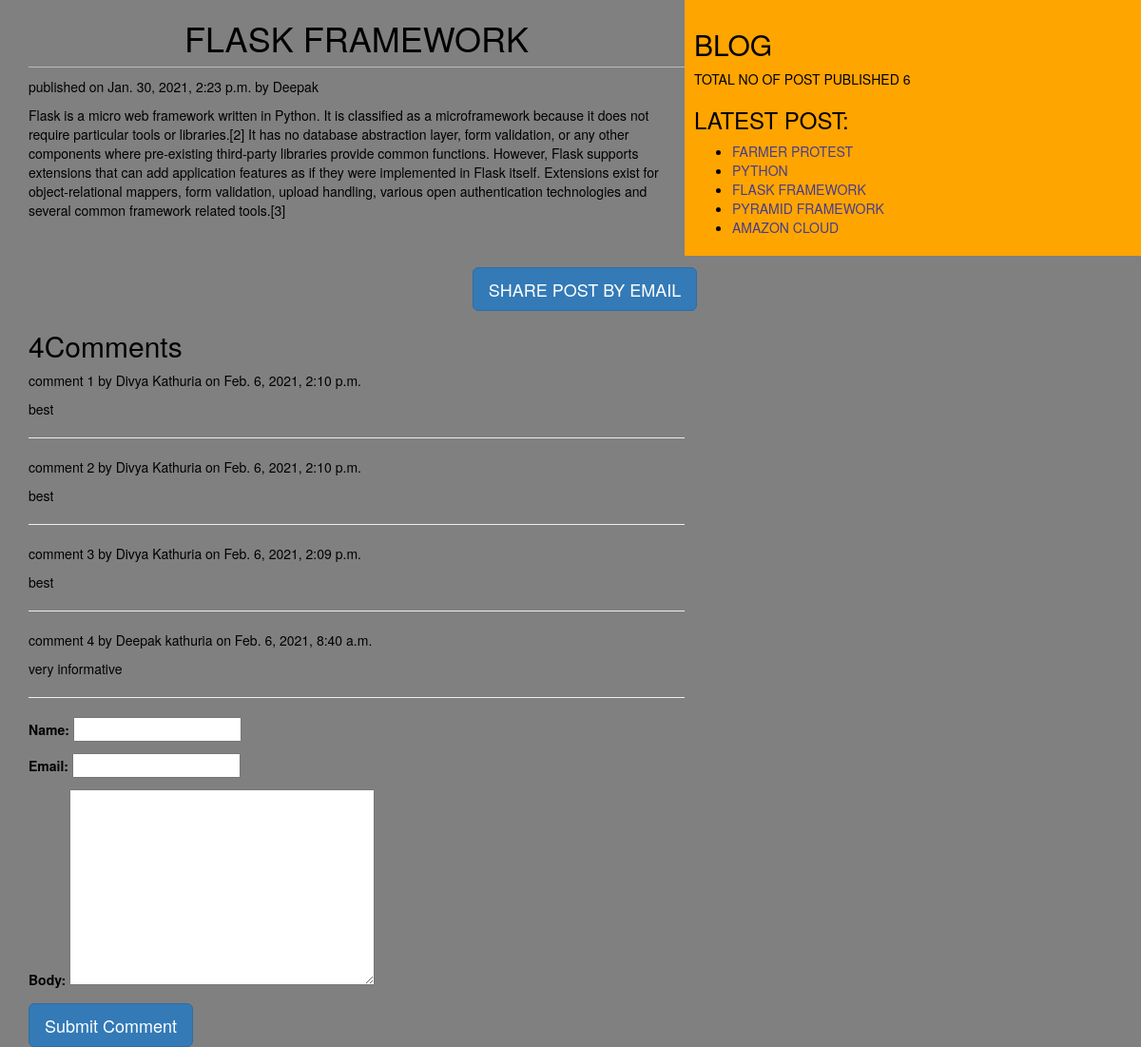
Page /2021/01/30flaskframework/ on the committed database.
### testapp/models.py (models this page shows, shortened)
class Post(models.Model):
    STATUS_CHOICES=(('draft','Draft'),('published','Published'))
    title=models.CharField(max_length=256)
    slug=models.SlugField(max_length=256,unique_for_date='publish')
    author=models.ForeignKey(to=User,related_name='blog_posts',on_delete=models.CASCADE)
    body=models.TextField()
    publish=models.DateTimeField(default=timezone.now)
    created=models.DateTimeField(auto_now_add=True)
    updated=models.DateTimeField(auto_now=True)
    status=models.CharField(max_length=10,choices=STATUS_CHOICES,default='draft')
    objects=CustomManager()
    tags=TaggableManager()
    class Meta:
        ordering=('-publish',)
    def get_absolute_url(self):
        return reverse('post_detail', args=[self.publish.year,
        self.publish.strftime('%m'), self.publish.strftime('%d'), self.slug])

class Comment(models.Model):
    post=models.ForeignKey(Post,related_name='comments')
    name=models.CharField(max_length=232)
    email=models.EmailField()
    body=models.TextField()
    created=models.DateTimeField(auto_now_add=True)
    updated=models.DateTimeField(auto_now=True)
    active=models.BooleanField(default=True)
    class Meta:
        ordering=('-created',)

### testapp/views.py (the view)
def post_detail_view(request,year,month,day,post):
    post=get_object_or_404(Post,slug=post,
                                 status='published',
                                 publish__year=year,
                                 publish__month=month,
                                 publish__day=day)
    comments=post.comments.filter(active=True)
    csubmit=False
    if request.method=='POST':
        form=CommentForm(data=request.POST)
        if form.is_valid():
            new_comment=form.save(commit=False)
            new_comment.post=post
            new_comment.save()
    else:
           form=CommentForm()
    return render(request,'testapp/post_detail.html',{'post':post,'form':form,'comments':comments,'csubmit':csubmit})

### testapp/forms.py
class CommentForm(forms.ModelForm):
    class Meta:
        model=Comment
        fields=('name','email','body')

### testapp/models.py (called while the page is built)
    def get_queryset(self):
        return super().get_queryset().filter(status="published")

### testapp/templatetags/testapp_tags.py (called while the page is built)
@register.simple_tag
def total_posts():
    return Post.objects.count()

@register.inclusion_tag('testapp/latest.html')
def show_latest_posts(count=5):
    latest_posts=Post.objects.order_by('-publish')[:count]
    return {'latest_posts':latest_posts}

### templates/testapp/post_detail.html (shortened to what this page needs)
{%extends 'testapp/base.html'%}
   {% block content %}
      <h1>{{post.title}}</h1>
       <p>published on {{post.publish}} by {{post.author|title}}</p>
       {{post.body|linebreaks}}<br><br>
       <div class="container"align="center">
       <a href="/{{post.id}}/share" class="btn btn-primary btn-lg" >SHARE POST BY EMAIL</a>
       </div>
       {% with comments.count as comments_count %}
       <h2>{{comments_count}}Comment{{comments_count|pluralize}}</h2>
       {% endwith %}
       {% if comments %}
         {% for comment in comments %}
         <p id='ch'>comment {{forloop.counter}} by {{comment.name}} on {{comment.created}}</p>
         <div class="cb">{{comment.body|linebreaks}}</div>
         <hr>
         {% endfor %}
         {% else %}
         <p>NO COMMENTS YET</p>
        {% endif %}
        {% if csubmit %}
          <h2>Your Comment Added SUCCESSFULLY</h2>
        {% else %}
        <form method="post">
          {{form.as_p}}
          <input type="submit" class="btn btn-primary btn-lg", value="Submit Comment">
        </form>
      {% endif %}
    {% endblock %}

### templates/testapp/latest.html
<ul>
  {% for post in latest_posts %}
  <li><a href="{{post.get_absolute_url}}"">{{post.title}}</a></li>
  {% endfor %}
</ul>

### static/css/blog.css (style rules this page uses)
h1 { text-align: center; border-bottom: 1px solid #bbb; padding-bottom: 10px; }
body { background: grey; color: black; }
a { color: #483D8B; }

### rows in the picture
Post: title "FLASK FRAMEWORK", publish "Jan. 30, 2021, 2:23 p.m.", author "Deepak", body "Flask is a micro web framework written in Python. It is classified as a microframework because it does not require particular tools or libraries.[2] It has no database abstraction layer, form validation, or any other components where pre-existing third-party libraries provide common functions. However, Flask supports extensions that can add application features as if they were implemented in Flask itself. Extensions exist for object-relational mappers, form validation, upload handling, various open authentication technologies and several common framework related tools.[3]"
Comment: name "Divya Kathuria", created "Feb. 6, 2021, 2:10 p.m.", body "best"
Comment: name "Divya Kathuria", created "Feb. 6, 2021, 2:10 p.m.", body "best"
Comment: name "Divya Kathuria", created "Feb. 6, 2021, 2:09 p.m.", body "best"
Comment: name "Deepak kathuria", created "Feb. 6, 2021, 8:40 a.m.", body "very informative"
Post: title "FARMER PROTEST"
Post: title "PYTHON"
Post: title "PYRAMID FRAMEWORK"
Post: title "AMAZON CLOUD"

### other values in the picture
{{ comments_count }} "4"
